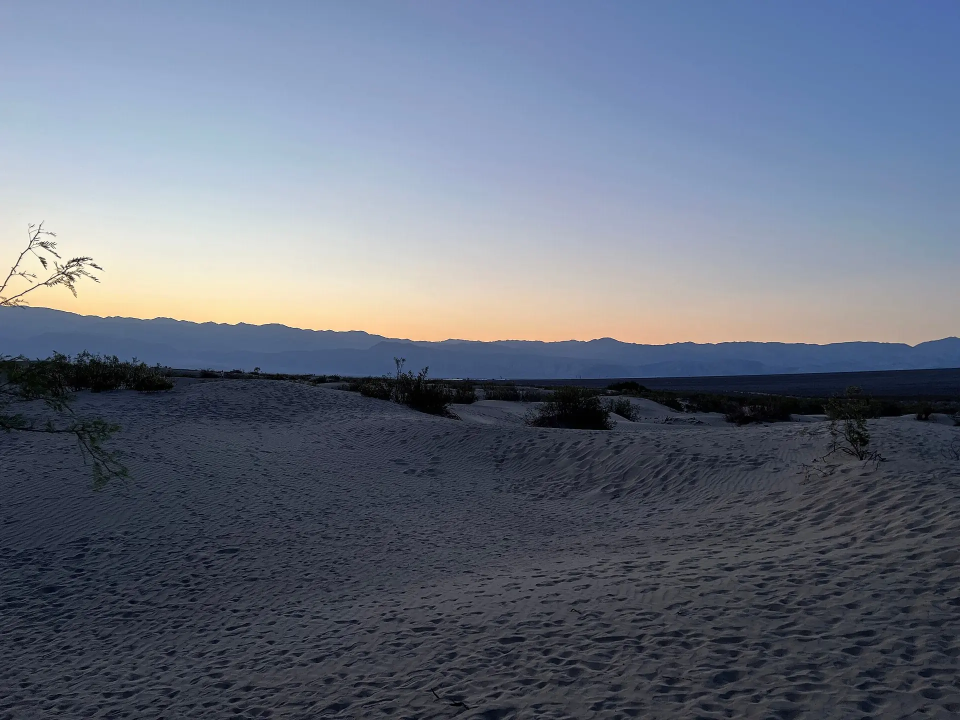
#> input picture images/surreal/wreck.webp, 1920 x 1440 px, found by its file name (shown at 1/2 size)
$ python brush.py
#> lines starting #> are read from the running program, lines starting #| are printed output that depends on the picture; after the words box and inside, x2 and y2 are one past the last pixel; in counts of white or black regions, pixels touching at a corner belong together
"""The branch in the boat scene (Surrealism, the ship in the dunes), made ready to move in the wind (surreal.js sway()).

From the backdrop (images/surreal/wreck.webp), in the box BRUSH (photo px; keep in step with surreal.js BRUSH):
  wreck-brush.webp     the branch hanging in at the left and the bush along the crest behind it, cut out (RGBA). The sand
                       and its ripple shadows are blue-grey and the leaves and stems warmer, so warmth ((r + g) / 2 - b)
                       picks them out, with anything very dark (the stems); specks smaller than 40 px stay in the sand.
  wreck-brush-bg.webp  the same box with them painted out (OpenCV inpainting): it only ever shows in the slivers a moving
                       leaf uncovers, a pixel or two wide.

usage: python brush.py   (from the repo's root)"""
from PIL import Image
import numpy as np, cv2

X0, Y0, W, H = 0, 690, 280, 310
im = np.asarray(Image.open('images/surreal/wreck.webp').convert('RGB')).astype(np.float32)
reg = im[Y0:Y0 + H, X0:X0 + W]
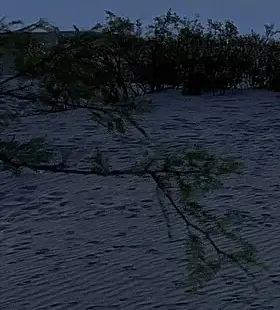
#> reg: shape (310, 280, 3) float32; mean R, G, B 36.2, 44.2, 56.4
r, g, b = reg[..., 0], reg[..., 1], reg[..., 2]
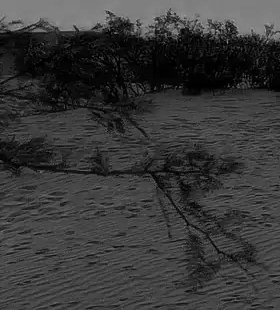
#> b: shape (310, 280) float32; min 0, max 170, mean 56.4
lum = reg.mean(-1)
warm = (r + g) / 2 - b
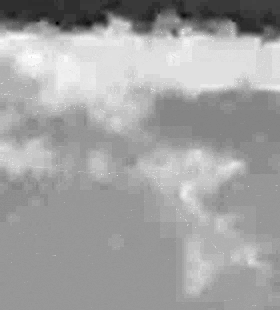
#> warm: shape (310, 280) float32; min -59, max 8, mean -16.22; drawn with min black and max white
m = np.clip((warm + 15) / 6, 0, 1)
m = np.maximum(m, np.clip((18 - lum) / 10, 0, 1))
m = cv2.morphologyEx(m.astype(np.float32), cv2.MORPH_CLOSE, np.ones((3, 3), np.uint8))
n, lab, st, _ = cv2.connectedComponentsWithStats((m > .3).astype(np.uint8), 8)
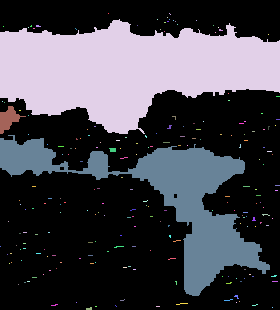
#> lab: shape (310, 280) int32; 217 distinct labels, from 0 to 216; one colour per label, 0 black
#> n = 217; st = 217 rows, first 6: [0, 0, 280, 310, 54472], [108, 13, 1, 1, 1], [169, 13, 2, 2, 2], [167, 17, 1, 1, 1], [0, 19, 280, 115, 20207], [157, 19, 1, 1, 1]
keep = np.zeros(n, bool); keep[1:] = st[1:, cv2.CC_STAT_AREA] >= 40
m = m * keep[lab]
m = cv2.GaussianBlur(m.astype(np.float32), (0, 0), .6)
hole = (cv2.dilate((m > .25).astype(np.uint8), np.ones((5, 5), np.uint8)) > 0).astype(np.uint8)
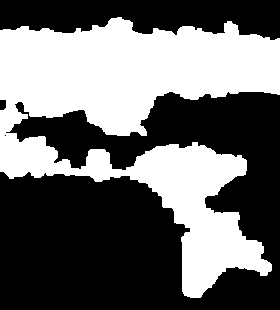
#> hole: shape (310, 280); values 0 (black) and 1 (white), 41.7% white; 1 white region, box (x1, y1, x2, y2) and area: (0, 17, 280, 298) 36161
plate = cv2.inpaint(reg.clip(0, 255).astype(np.uint8), hole, 6, cv2.INPAINT_TELEA)
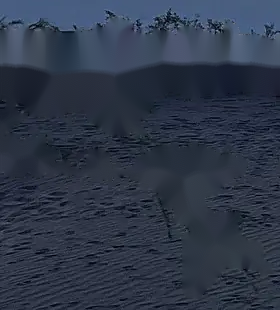
#> plate: shape (310, 280, 3); mean R, G, B 46.2, 55.5, 72.7
rgba = np.dstack([reg.clip(0, 255).astype(np.uint8), (m * 255).clip(0, 255).astype(np.uint8)])
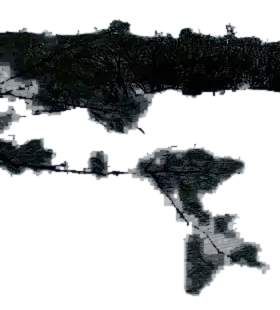
#> rgba: shape (310, 280, 4); mean R, G, B, A 36.2, 44.2, 56.4, 83.5; transparent parts drawn white
Image.fromarray(plate).save('images/surreal/wreck-brush-bg.webp', 'WEBP', quality=90)
Image.fromarray(rgba, 'RGBA').save('images/surreal/wreck-brush.webp', 'WEBP', quality=92)
print('kept', int(keep.sum()), 'pieces; coverage', round(float((m > .5).mean()), 3))
#| kept 3 pieces; coverage 0.331

$ run again, with images/surreal/home-p.webp copied over images/surreal/wreck.webp
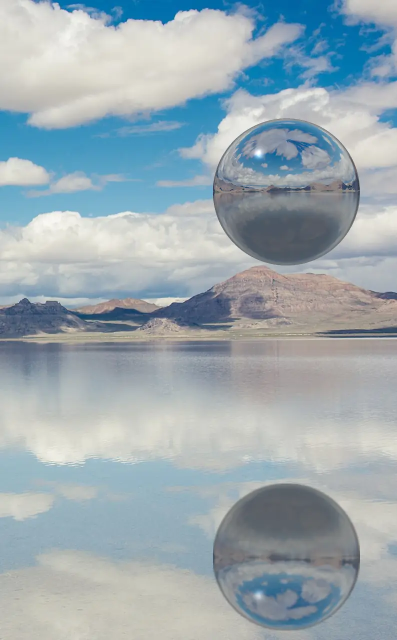
#> input picture images/surreal/home-p.webp, 794 x 1280 px, found by its file name (shown at 1/2 size)
#> `n, lab, st, _ = cv2.connectedComponentsWithStats((m > .3).astype(np.ui..`:
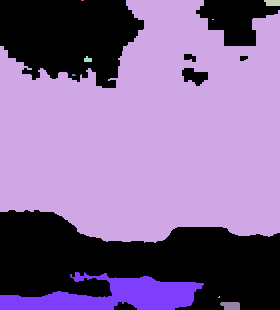
#> lab: shape (310, 280) int32; 10 distinct labels, from 0 to 9; one colour per label, 0 black
#> n = 10; st = [[0, 0, 280, 310, 30395], [81, 0, 3, 1, 3], [0, 0, 280, 243, 51888], [264, 0, 16, 6, 88], [212, 19, 2, 1, 2], [84, 56, 8, 6, 36], [72, 74, 4, 2, 7], [0, 272, 204, 38, 4237], [218, 296, 2, 2, 3], [220, 302, 20, 8, 141]]
#> hole: shape (310, 280); values 0 (black) and 1 (white), 68.5% white; 8 black regions (3 under 20 px), largest, box (x1, y1, x2, y2) and area: (0, 212, 280, 310) 16477, (0, 0, 142, 86) 8694, (202, 0, 276, 44) 1925, (184, 70, 206, 83) 139, (116, 306, 133, 310) 54
#> `rgba = np.dstack([reg.clip(0, 255).astype(np.uint8), (m * 255).clip(0,..`:
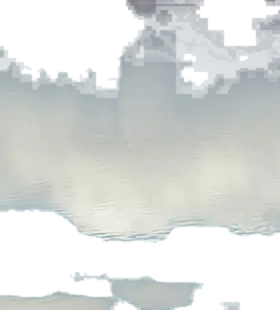
#> rgba: shape (310, 280, 4); mean R, G, B, A 173.2, 183.8, 186.2, 150; transparent parts drawn white
#| kept 4 pieces; coverage 0.58
